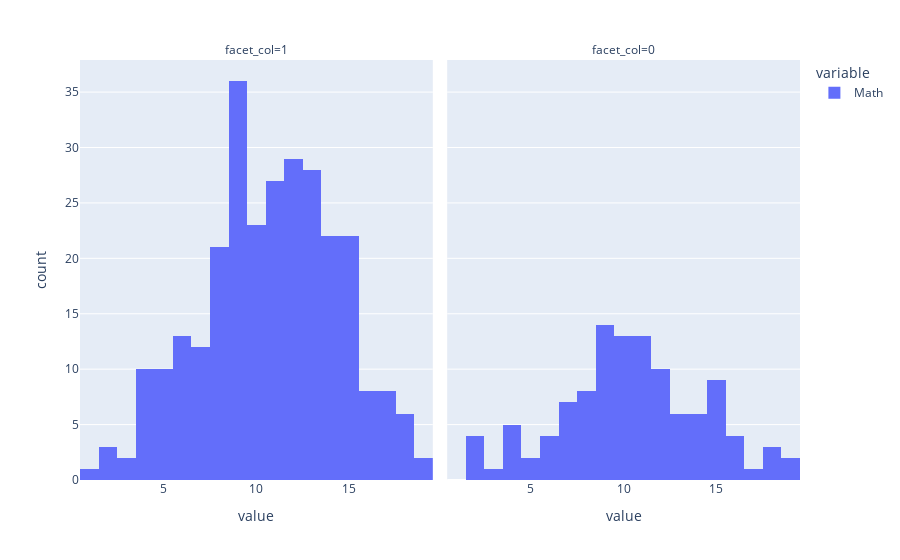

This figure's notebook cell:
### Code cell
plx.histogram(numeric["Math"], facet_col=numeric["famsize"])

### Figure 1 — Plotly figure (JSON) as saved in the notebook; plotly's stock layout.template omitted (floating-point values rounded to 4 significant figures; data arrays with more than 128 entries replaced by an {"elided": "..."} marker saying what was removed)
{"data": [{"alignmentgroup": "True", "bingroup": "x", "hovertemplate": "variable=Math<br>facet_col=1<br>value=%{x}<br>count=%{y}<extra></extra>", "legendgroup": "Math", "marker": {"color": "#636efa", "pattern": {"shape": ""}}, "name": "Math", "offsetgroup": "Math", "orientation": "v", "showlegend": true, "type": "histogram", "x": {"elided": "457 float values"}, "xaxis": "x", "yaxis": "y"}, {"alignmentgroup": "True", "bingroup": "x", "hovertemplate": "variable=Math<br>facet_col=0<br>value=%{x}<br>count=%{y}<extra></extra>", "legendgroup": "Math", "marker": {"color": "#636efa", "pattern": {"shape": ""}}, "name": "Math", "offsetgroup": "Math", "orientation": "v", "showlegend": false, "type": "histogram", "x": {"elided": "192 float values"}, "xaxis": "x2", "yaxis": "y2"}], "layout": {"annotations": [{"font": {}, "showarrow": false, "text": "facet_col=1", "x": 0.245, "xanchor": "center", "xref": "paper", "y": 1, "yanchor": "bottom", "yref": "paper"}, {"font": {}, "showarrow": false, "text": "facet_col=0", "x": 0.755, "xanchor": "center", "xref": "paper", "y": 1, "yanchor": "bottom", "yref": "paper"}], "barmode": "relative", "legend": {"title": {"text": "variable"}, "tracegroupgap": 0}, "margin": {"t": 60}, "xaxis": {"anchor": "y", "domain": [0, 0.49], "title": {"text": "value"}}, "xaxis2": {"anchor": "y2", "domain": [0.51, 1], "matches": "x", "title": {"text": "value"}}, "yaxis": {"anchor": "x", "domain": [0, 1], "title": {"text": "count"}}, "yaxis2": {"anchor": "x2", "domain": [0, 1], "matches": "y", "showticklabels": false}}}
